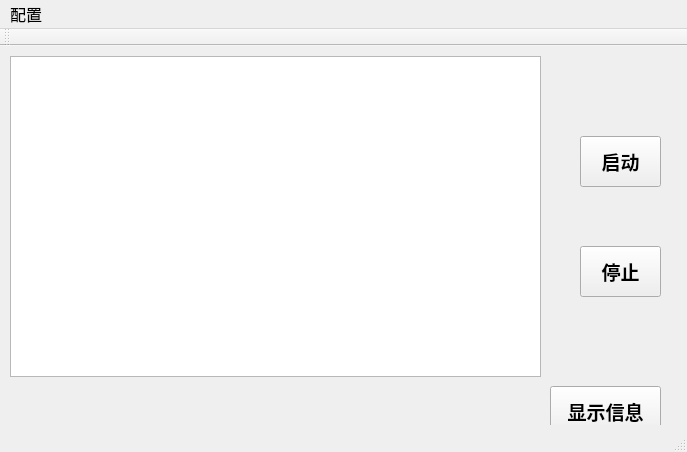
<?xml version="1.0" encoding="UTF-8"?>
<ui version="4.0">
 <class>Info</class>
 <widget class="QMainWindow" name="Info">
  <property name="geometry">
   <rect>
    <x>0</x>
    <y>0</y>
    <width>687</width>
    <height>452</height>
   </rect>
  </property>
  <property name="font">
   <font>
    <family>微软雅黑</family>
    <pointsize>11</pointsize>
    <weight>50</weight>
    <bold>false</bold>
   </font>
  </property>
  <property name="windowTitle">
   <string>Info</string>
  </property>
  <widget class="QWidget" name="centralWidget">
   <widget class="QTextBrowser" name="textBrowser">
    <property name="geometry">
     <rect>
      <x>10</x>
      <y>10</y>
      <width>531</width>
      <height>321</height>
     </rect>
    </property>
    <property name="font">
     <font>
      <family>Aharoni</family>
      <pointsize>14</pointsize>
      <weight>75</weight>
      <bold>true</bold>
     </font>
    </property>
    <property name="html">
     <string>&lt;!DOCTYPE HTML PUBLIC &quot;-//W3C//DTD HTML 4.0//EN&quot; &quot;http://www.w3.org/TR/REC-html40/strict.dtd&quot;&gt;
&lt;html&gt;&lt;head&gt;&lt;meta name=&quot;qrichtext&quot; content=&quot;1&quot; /&gt;&lt;style type=&quot;text/css&quot;&gt;
p, li { white-space: pre-wrap; }
&lt;/style&gt;&lt;/head&gt;&lt;body style=&quot; font-family:'Aharoni'; font-size:14pt; font-weight:600; font-style:normal;&quot;&gt;
&lt;p style=&quot;-qt-paragraph-type:empty; margin-top:5px; margin-bottom:5px; margin-left:0px; margin-right:0px; -qt-block-indent:0; text-indent:0px; line-height:25px; background-color:#ffffff;&quot;&gt;&lt;br /&gt;&lt;/p&gt;&lt;/body&gt;&lt;/html&gt;</string>
    </property>
   </widget>
   <widget class="QPushButton" name="show">
    <property name="geometry">
     <rect>
      <x>550</x>
      <y>340</y>
      <width>111</width>
      <height>51</height>
     </rect>
    </property>
    <property name="font">
     <font>
      <family>Aharoni</family>
      <pointsize>14</pointsize>
      <weight>75</weight>
      <bold>true</bold>
     </font>
    </property>
    <property name="text">
     <string>显示信息</string>
    </property>
   </widget>
   <widget class="QPushButton" name="start">
    <property name="geometry">
     <rect>
      <x>580</x>
      <y>90</y>
      <width>81</width>
      <height>51</height>
     </rect>
    </property>
    <property name="font">
     <font>
      <family>Aharoni</family>
      <pointsize>14</pointsize>
      <weight>75</weight>
      <bold>true</bold>
     </font>
    </property>
    <property name="text">
     <string>启动</string>
    </property>
   </widget>
   <widget class="QPushButton" name="stop">
    <property name="geometry">
     <rect>
      <x>580</x>
      <y>200</y>
      <width>81</width>
      <height>51</height>
     </rect>
    </property>
    <property name="font">
     <font>
      <family>Aharoni</family>
      <pointsize>14</pointsize>
      <weight>75</weight>
      <bold>true</bold>
     </font>
    </property>
    <property name="text">
     <string>停止</string>
    </property>
   </widget>
  </widget>
  <widget class="QMenuBar" name="menuBar">
   <property name="geometry">
    <rect>
     <x>0</x>
     <y>0</y>
     <width>687</width>
     <height>27</height>
    </rect>
   </property>
   <property name="font">
    <font>
     <pointsize>12</pointsize>
    </font>
   </property>
   <widget class="QMenu" name="menu">
    <property name="font">
     <font>
      <family>微软雅黑</family>
      <pointsize>11</pointsize>
      <weight>50</weight>
      <bold>false</bold>
     </font>
    </property>
    <property name="title">
     <string>配置</string>
    </property>
   </widget>
   <addaction name="menu"/>
  </widget>
  <widget class="QToolBar" name="mainToolBar">
   <attribute name="toolBarArea">
    <enum>TopToolBarArea</enum>
   </attribute>
   <attribute name="toolBarBreak">
    <bool>false</bool>
   </attribute>
  </widget>
  <widget class="QStatusBar" name="statusBar"/>
  <action name="action">
   <property name="text">
    <string>时间间隔设置</string>
   </property>
  </action>
 </widget>
 <layoutdefault spacing="6" margin="11"/>
 <resources/>
 <connections/>
</ui>
